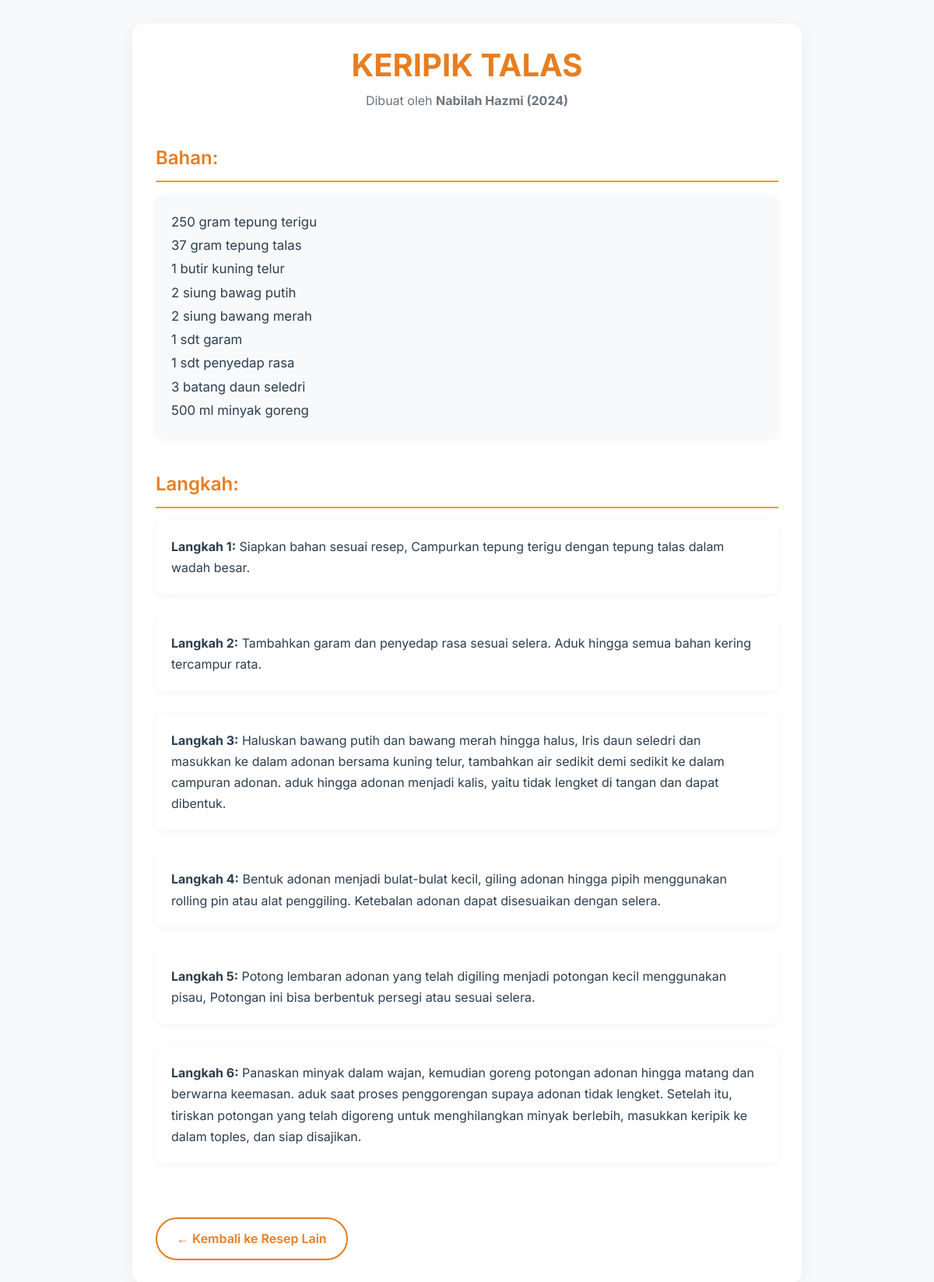
The page /recipe_detail.php?id=14 on the database its author committed.
### tables this page shows
CREATE TABLE `recipes` (
  `id` int(11) NOT NULL,
  `user_id` int(11) NOT NULL,
  `name` varchar(255) NOT NULL,
  `ingredients` text NOT NULL,
  `steps` text NOT NULL,
  `created_at` timestamp NOT NULL DEFAULT current_timestamp(),
  `image` varchar(255) NOT NULL DEFAULT 'images/uploads/default.jpg'
);

CREATE TABLE `users` (
  `id` int(11) NOT NULL,
  `username` varchar(100) NOT NULL,
  `password` varchar(255) NOT NULL,
  `email` varchar(100) DEFAULT NULL,
  `created_at` timestamp NOT NULL DEFAULT current_timestamp(),
  `profile_image` varchar(255) DEFAULT NULL,
  `role` varchar(20) DEFAULT 'user'
);

### recipe_detail.php (the view, shortened to what this page needs)
<?php
include 'db.php';
$id = isset($_GET['id']) ? intval($_GET['id']) : 0;
$stmt = $conn->prepare("
    SELECT recipes.*, users.username, users.profile_image
    FROM recipes
    JOIN users ON recipes.user_id = users.id
    WHERE recipes.id = ?
");
$stmt->bind_param("i", $id);
$stmt->execute();
$result = $stmt->get_result();
$row = $result->fetch_assoc();
$steps = json_decode($row['steps'], true);
$username = htmlspecialchars($row['username']);
?>
<!DOCTYPE html>
<html lang="id">
<head>
</head>
<body>
    <div class="container">
        <h2><?= htmlspecialchars($row['name']) ?></h2>
        <div class="author">
            <span>Dibuat oleh <strong><?= $username ?></strong></span>
        </div>
        <h3>Bahan:</h3>
        <div class="content-block">
            <p><?= nl2br(htmlspecialchars($row['ingredients'])) ?></p>
        </div>
        <h3>Langkah:</h3>
        <?php foreach ($steps as $i => $step): ?>
            <?php if (!empty($step)): ?>
                <div class="step">
                    <p><strong>Langkah <?= $i + 1 ?>:</strong> <?= htmlspecialchars($step) ?></p>
                </div>
            <?php endif; ?>
        <?php endforeach; ?>
        <a class="back-link" href="#" onclick="goBack()">← Kembali ke Resep Lain</a>
    </div>
</body>
</html>

### recipe_detail.php (style rules this page uses)
:root { --primary-color: #e67e22; --primary-light: #f39c12; --text-color: #2c3e50; --light-gray: #f8f9fa; --medium-gray: #dee2e6; --dark-gray: #6c757d; --white: #ffffff; --shadow-light: rgba(0,0,0,0.05); --shadow-medium: rgba(0,0,0,0.1); --border-radius: 10px; }
* { box-sizing: border-box; margin: 0; padding: 0; }
body { background: var(--light-gray); font-family: 'Inter', sans-serif; color: var(--text-color); padding: 30px 20px; max-width: 900px; margin: auto; line-height: 1.7; }
.container { background: var(--white); border-radius: 15px; box-shadow: 0 5px 25px var(--shadow-light); padding: 30px; margin-bottom: 30px; }
h2 { color: var(--primary-color); text-align: center; margin-bottom: 0.5rem; font-size: 2.5rem; font-weight: 700; line-height: 1.2; }
.author { text-align: center; color: var(--dark-gray); font-size: 1rem; margin-bottom: 35px; display: flex; align-items: center; justify-content: center; gap: 12px; font-weight: 400; }
h3 { color: var(--primary-color); margin-top: 2.5rem; margin-bottom: 1rem; border-bottom: 2px solid var(--primary-light); padding-bottom: 8px; font-size: 1.5rem; font-weight: 600; }
.content-block { background: var(--light-gray); padding: 20px; border-radius: var(--border-radius); box-shadow: 0 2px 10px var(--shadow-light); margin-bottom: 25px; font-size: 1.05rem; color: var(--text-color); line-height: 1.8; }
.step { display: flex; align-items: flex-start; gap: 25px; margin-bottom: 30px; background: var(--white); padding: 20px; border-radius: var(--border-radius); box-shadow: 0 2px 12px var(--shadow-light); transition: transform 0.2s ease-in-out; }
.step p { margin: 0; font-size: 1rem; background: transparent; padding: 0; box-shadow: none; color: var(--text-color); line-height: 1.7; }
a.back-link { display: inline-block; margin-top: 40px; text-decoration: none; color: var(--primary-color); font-weight: 600; border: 2px solid var(--primary-color); padding: 12px 25px; border-radius: 30px; transition: all 0.3s ease; background-color: var(--white); box-shadow: 0 2px 8px var(--shadow-light); }

### rows shown on the page
recipes: name "KERIPIK TALAS", user.username "Nabilah Hazmi (2024)", ingredients "250 gram tepung terigu 37 gram tepung talas 1 butir kuning telur 2 siung bawag putih 2 siung bawang merah 1 sdt garam 1 sdt penyedap rasa 3 batang daun seledri 500 ml minyak goreng", steps "Siapkan bahan sesuai resep, Campurkan tepung terigu dengan tepung talas dalam wadah besar.", steps "Tambahkan garam dan penyedap rasa sesuai selera. Aduk hingga semua bahan kering tercampur rata.", steps "Haluskan bawang putih dan bawang merah hingga halus, Iris daun seledri dan masukkan ke dalam adonan bersama kuning telur, tambahkan air sedikit demi sedikit ke dalam campuran adonan. aduk hingga adonan menjadi kalis, yaitu tidak lengket di tangan dan dapat dibentuk.", steps "Bentuk adonan menjadi bulat-bulat kecil, giling adonan hingga pipih menggunakan rolling pin atau alat penggiling. Ketebalan adonan dapat disesuaikan dengan selera.", steps "Potong lembaran adonan yang telah digiling menjadi potongan kecil menggunakan pisau, Potongan ini bisa berbentuk persegi atau sesuai selera.", steps "Panaskan minyak dalam wajan, kemudian goreng potongan adonan hingga matang dan berwarna keemasan. aduk saat proses penggorengan supaya adonan tidak lengket. Setelah itu, tiriskan potongan yang telah digoreng untuk menghilangkan minyak berlebih, masukkan keripik ke dalam toples, dan siap disajikan."
